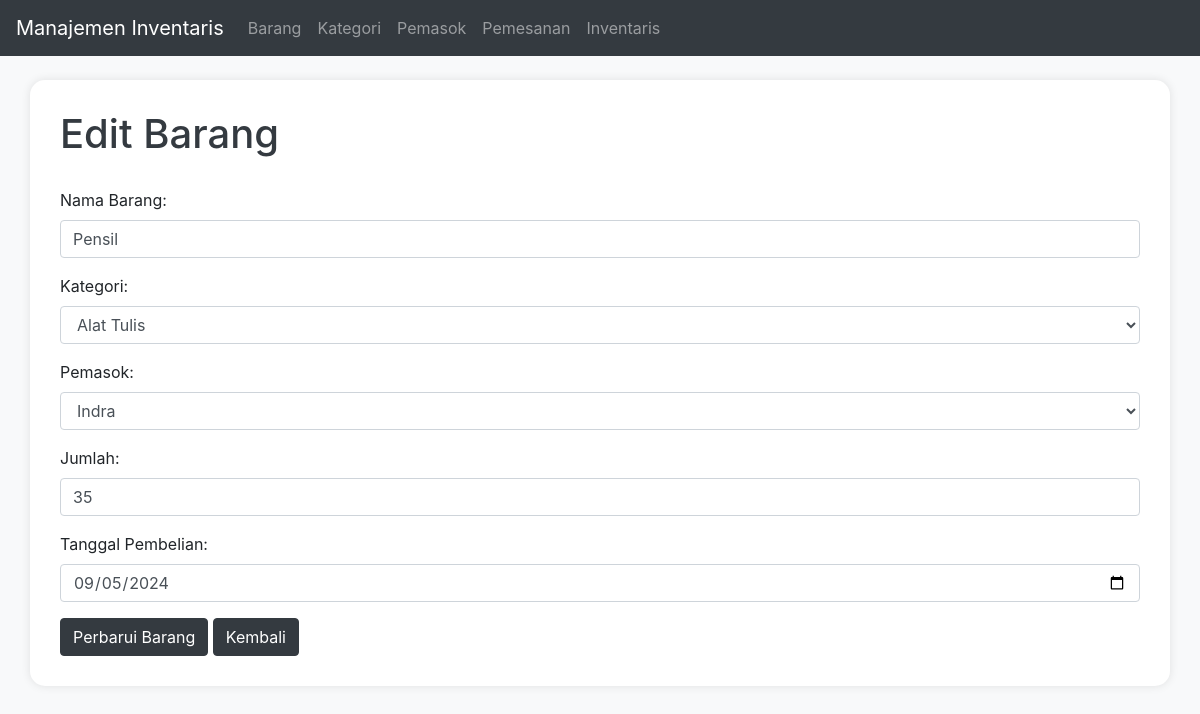
The page /edit_barang.php?id=15 on the database its author committed.
### tables this page shows
CREATE TABLE `barang` (
  `id` int NOT NULL,
  `nama_barang` varchar(255) NOT NULL,
  `id_kategori` int NOT NULL,
  `id_pemasok` int NOT NULL,
  `jumlah` int NOT NULL,
  `tanggal_pembelian` date NOT NULL
);

CREATE TABLE `kategori` (
  `id` int NOT NULL,
  `nama_kategori` varchar(255) NOT NULL
);

CREATE TABLE `pemasok` (
  `id` int NOT NULL,
  `nama_pemasok` varchar(255) NOT NULL,
  `info_kontak` varchar(225) NOT NULL
);

### edit_barang.php (the view, shortened to what this page needs)
<?php
include 'db.php';
if (isset($_GET['id'])) {
    $id = $_GET['id'];
    $query = "SELECT * FROM barang WHERE id='$id'";
    $result = mysqli_query($conn, $query);
    $barang = mysqli_fetch_assoc($result);
}
$kategori = mysqli_query($conn, "SELECT * FROM kategori");
$pemasok = mysqli_query($conn, "SELECT * FROM pemasok");
?>
<!DOCTYPE html>
<html>
<head>
    <link href="https://maxcdn.bootstrapcdn.com/bootstrap/4.5.2/css/bootstrap.min.css" rel="stylesheet">
</head>
<body>
    <nav class="navbar navbar-expand-lg navbar-dark bg-dark">
        <a class="navbar-brand" href="index.php">Manajemen Inventaris</a>
        <div class="collapse navbar-collapse" id="navbarNav">
            <ul class="navbar-nav">
                <li class="nav-item">
                    <a class="nav-link" href="barang.php">Barang</a>
                </li>
                <li class="nav-item">
                    <a class="nav-link" href="kategori.php">Kategori</a>
                </li>
                <li class="nav-item">
                    <a class="nav-link" href="pemasok.php">Pemasok</a>
                </li>
                <li class="nav-item">
                    <a class="nav-link" href="pemesanan.php">Pemesanan</a>
                </li>
                <li class="nav-item">
                    <a class="nav-link" href="daftar_inventaris.php">Inventaris</a>
                </li>
            </ul>
        </div>
    </nav>
    <div class="container mt-4">
        <h1>Edit Barang</h1>
        <form method="post">
            <div class="form-group">
                <label for="nama_barang">Nama Barang:</label>
                <input type="text" class="form-control" id="nama_barang" name="nama_barang" value="<?php echo htmlspecialchars($barang['nama_barang']); ?>" required>
            </div>
            <div class="form-group">
                <label for="id_kategori">Kategori:</label>
                <select class="form-control" id="id_kategori" name="id_kategori" required>
                    <?php while($row = mysqli_fetch_assoc($kategori)): ?>
                        <option value="<?php echo $row['id']; ?>" <?php echo ($row['id'] == $barang['id_kategori']) ? 'selected' : ''; ?>>
                            <?php echo htmlspecialchars($row['nama_kategori']); ?>
                        </option>
                    <?php endwhile; ?>
                </select>
            </div>
            <div class="form-group">
                <label for="id_pemasok">Pemasok:</label>
                <select class="form-control" id="id_pemasok" name="id_pemasok" required>
                    <?php while($row = mysqli_fetch_assoc($pemasok)): ?>
                        <option value="<?php echo $row['id']; ?>" <?php echo ($row['id'] == $barang['id_pemasok']) ? 'selected' : ''; ?>>
                            <?php echo htmlspecialchars($row['nama_pemasok']); ?>
                        </option>
                    <?php endwhile; ?>
                </select>
            </div>
            <div class="form-group">
                <label for="jumlah">Jumlah:</label>
                <input type="number" class="form-control" id="jumlah" name="jumlah" value="<?php echo htmlspecialchars($barang['jumlah']); ?>" required>
            </div>
            <div class="form-group">
                <label for="tanggal_pembelian">Tanggal Pembelian:</label>
                <input type="date" class="form-control" id="tanggal_pembelian" name="tanggal_pembelian" value="<?php echo htmlspecialchars($barang['tanggal_pembelian']); ?>" required>
            </div>
            <button type="submit" name="submit" class="btn btn-dark">Perbarui Barang</button>
            <a href="barang.php" class="btn btn-dark">Kembali</a>
        </form>
    </div>
</body>
</html>

### edit_barang.php (style rules this page uses)
body { background-color: #f8f9fa; }
.container { background-color: white; border-radius: 15px; box-shadow: 0 0 10px rgba(0,0,0,0.1); padding: 30px; margin-top: 50px; }
h1 { color: #343a40; margin-bottom: 30px; }
.btn-dark { background-color: #343a40; border-color: #343a40; }

### rows shown on the page
barang: nama_barang "Pensil", id_kategori "Alat Tulis", id_pemasok "Indra", jumlah "35", tanggal_pembelian "09/05/2024"
